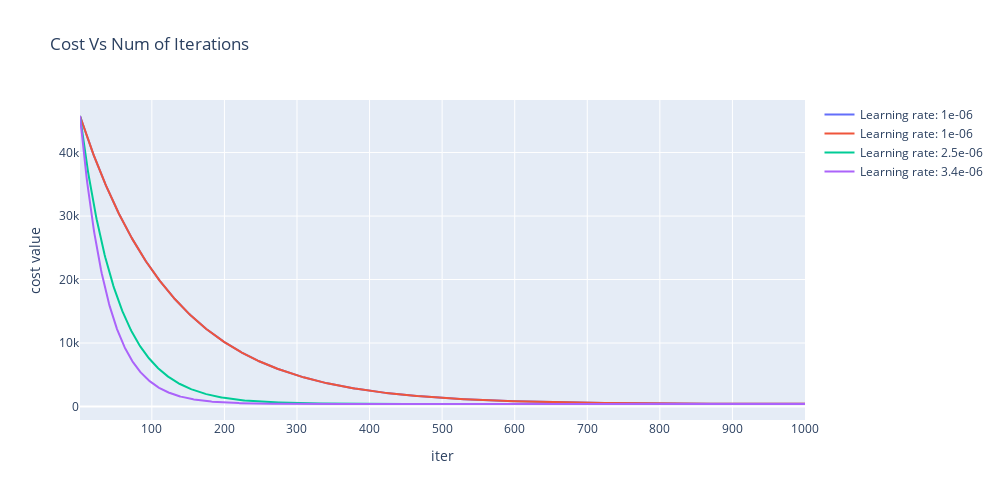

The cell this chart's notebook holds for it:
### Code cell
# Define different learning rates to experiment with during gradient descent
learning_ = [0.000001, 0.000001, 0.0000025, 0.0000034]

# Generate a range of values from 1 to 1000 to represent the number of iterations for plotting
x_range = np.linspace(1, 1000, 1000)

# Initialize an array to store the cost values (J) for each learning rate across 1000 iterations
list_J = np.zeros((1000, 4))

# Create a new Plotly figure for visualizing the cost function over iterations for different learning rates
fig = go.Figure()

# Iterate over the list of learning rates to compute and plot the cost function for each one
for i, value in enumerate(learning_):
    # Update parameters using gradient descent for each learning rate and store the resulting cost values
    _, J_ = update_params(iter=1000, theta=theta, X=x_col, Y=y_col, learning_rate=value)
    
    # Store the computed cost values for this learning rate in the corresponding column of list_J
    list_J[:, i] = J_
    
    # Add a line plot to the figure for this learning rate, showing the cost function over iterations
    fig.add_trace(
        go.Scatter(
            x=x_range,  # X-axis: Number of iterations
            y=list_J[:, i],  # Y-axis: Cost function values
            mode='lines',  # Plot as a line
            name=f'Learning rate: {value}'  # Label for the legend
        )
    )

# Update the X-axis title of the plot
fig.update_xaxes(title='iter')

# Update the Y-axis title and set the tick angle to 0 for better readability
fig.update_yaxes(title='cost value', tickangle=0)

# Update the layout of the plot with a title, size, and legend
fig.update_layout(
    width=1000,  # Set the width of the plot
    height=500,  # Set the height of the plot
    title_text='Cost Vs Num of Iterations',  # Title of the plot
    showlegend=True  # Show legend
)

# Display the figure with the cost function plots
fig.show()

### Figure 1 — Plotly figure (JSON) as saved in the notebook; plotly's stock layout.template omitted (floating-point values rounded to 4 significant figures; data arrays with more than 128 entries replaced by an {"elided": "..."} marker saying what was removed)
{"data": [{"mode": "lines", "name": "Learning rate: 1e-06", "type": "scatter", "x": {"elided": "1000 int values"}, "y": {"elided": "1000 float values"}}, {"mode": "lines", "name": "Learning rate: 1e-06", "type": "scatter", "x": {"elided": "1000 int values"}, "y": {"elided": "1000 float values"}}, {"mode": "lines", "name": "Learning rate: 2.5e-06", "type": "scatter", "x": {"elided": "1000 int values"}, "y": {"elided": "1000 float values"}}, {"mode": "lines", "name": "Learning rate: 3.4e-06", "type": "scatter", "x": {"elided": "1000 int values"}, "y": {"elided": "1000 float values"}}], "layout": {"height": 500, "showlegend": true, "title": {"text": "Cost Vs Num of Iterations"}, "width": 1000, "xaxis": {"title": {"text": "iter"}}, "yaxis": {"tickangle": 0, "title": {"text": "cost value"}}}}
